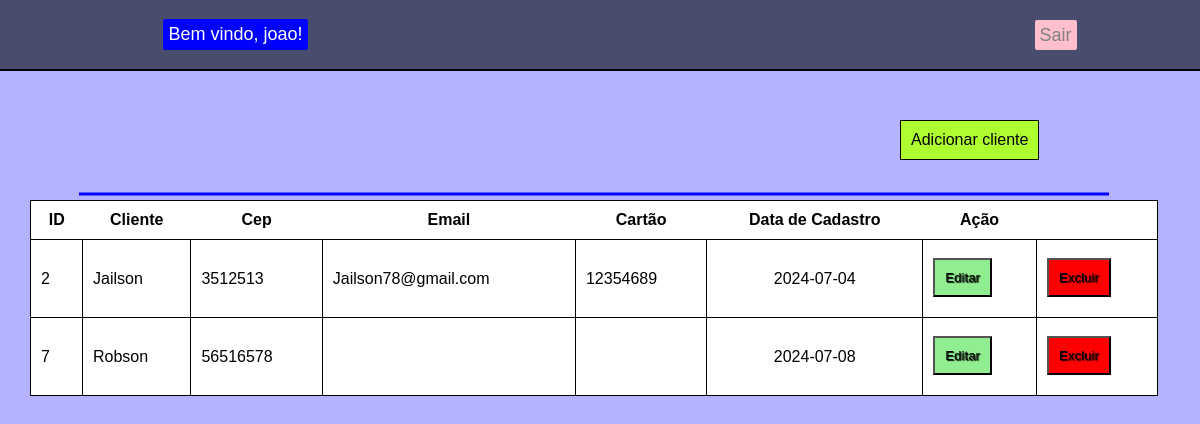
Screenshot of /php/home.php (signed in) with the database file from the repository.
### tables this page shows
CREATE TABLE IF NOT EXISTS `clientes` (
  `id` int(11) NOT NULL AUTO_INCREMENT,
  `nomeGerente` varchar(100) DEFAULT NULL,
  `nomeCliente` varchar(100) NOT NULL,
  `dataCadastro` varchar(30) DEFAULT NULL,
  `cep` varchar(50) NOT NULL,
  `email` varchar(100) NOT NULL,
  `cartao` varchar(100) DEFAULT NULL,
  PRIMARY KEY (`id`)
);

### php/home.php (the view, shortened to what this page needs)
<!DOCTYPE html>
<html lang="en">
<head>
	<link rel="stylesheet" href="home.css">
</head>
<body>
<?php include("menu.php") ?>
<a href="cliente.php" class="criar">Adicionar cliente</a>
<span class="Linha"></span>
<?php
echo "<table>
		<tr>
			<th>ID</th>
			<th>Cliente</th>
			<th>Cep</th>
			<th>Email</th>
			<th>Cartão</th>
			<th>Data de Cadastro</th>
			<th>Ação</th>
		</tr>";
	include("bd.php");
	$conexao = new mysqli($host,$usuario,$senha,$bd);
	if ($conexao -> connect_errno) {
		echo "Failed to connect to MySQL: " . $conexao -> connect_error;
		exit();
	} else {
	$sql = "SELECT * FROM `sitebanco`.`clientes`
            WHERE `nomeGerente` = '".$_SESSION['nome']."';";
	$resultado = $conexao->query($sql);
	while($row = mysqli_fetch_array($resultado)){
		echo '</br><tr>
				<td>'.$row[0].'</td>
				<td>'.$row[2].'</td>
				<td>'.$row[4].'</td>
				<td>'.$row[5].'</td>
				<td>'.$row[6].'</td>
				<td>'.'<center>'.$row[3].'</center>'.'</td>
				<td>
					<form action="informacaoCliente.php" method="POST">
						<input type="hidden" name="edit" value='.$row[0].'></br>
						<button type="submit" class="add">Editar</button>
					</form>
				</td>
				<td>
					<form action="exclui.php" method="POST">
						<input type="hidden" name="exclui" value='.$row[0].'></br>
						<button type="submit" class="exclui">Excluir</button>
					</form>
				</td>
			</tr>';
	} echo "</table>";
	}
?>
</body>
</html>

### css/home.css (style rules this page uses)
table { border-collapse: collapse; border: 1px solid; width: 100%; }

### php/home.php (style rules this page uses)
body { background-color: #b3b3ff; font-family: Arial, sans-serif; margin-bottom: 35em; margin: 0; }
table { position: absolute; top: 25%; left: 2.5%; transform: (-50%, -50%); border: 1px solid; background-color: white; padding: 10px; width: 94%; }
table td { border: 1px solid; }
td button { padding-top: 10px; padding-bottom: 10px; padding-right: 10px; padding-left: 10px; color: white; text-shadow: 1px 1px 1px black; }
th { text-align: center; }
tr, td, th { border-bottom: 1.5px solid black; padding: 10px; }
.add { text-decoration: none; color: black; background-color: lightgreen; position: relative; bottom: 10px; }
.exclui { text-decoration: none; color: black; background-color: red; position: relative; bottom: 10px; }
.criar { text-decoration: none; color: black; background-color: greenyellow; padding: 10px; position: absolute; top: 15%; left: 75%; transform: (-50%, -50%); border: 1px solid; }
.Linha { position: absolute; top: 24%; left: 49.46%; transform: translate(-50%, -50%); border-bottom: 3px solid blue; width: 1030px; height: 4px; z-index: 14; }

### php/menu.php (style rules this page uses)
body { background-color: #b3b3ff; font-family: Arial, sans-serif; margin-bottom: 35em; margin: 0; }

### rows the page displays
clientes: id "2", nomeCliente "Jailson", cep "3512513", email "Jailson78@gmail.com", cartao "12354689", dataCadastro "2024-07-04"
clientes: id "7", nomeCliente "Robson", cep "56516578", dataCadastro "2024-07-08"

### other values shown
$_SESSION['nome'] "joao"
